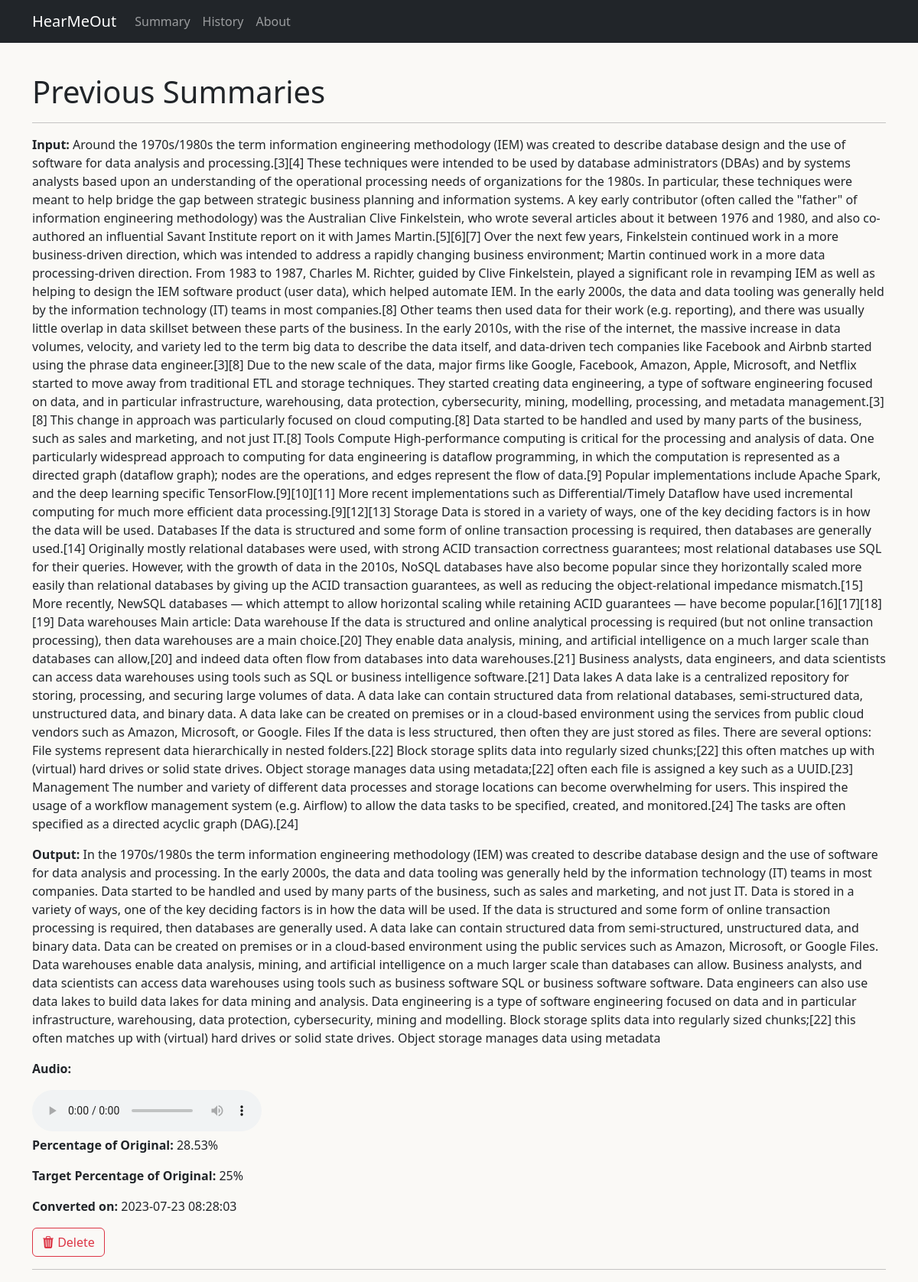
The app's page /history with its own data.
### tables this page shows
CREATE TABLE conversions (
id INTEGER PRIMARY KEY,
input TEXT NOT NULL,
output TEXT NOT NULL,
timestamp BIGINT NOT NULL,
audio VARCHAR(255),
performance REAL,
input_percent INTEGER);

### server.py (the view)
@app.route("/history")
def history():
    conn = db_connection()
    cursor = conn.cursor()
    cursor.execute('SELECT * FROM conversions')
    result = [
        dict(id=row[0],
             input=row[1],
             output=row[2],
             timestamp=format_time(row[3]),
             filename=row[4],
             performance=row[5],
             input_percent=row[6])
        for row in cursor.fetchall()
    ]
    return render_template("history.html", past_conversions=result, page_name="History")

### server.py (called while the page is built)
def db_connection():
    conn = None
    try:
        conn = sqlite3.connect('database.db')
    except sqlite3.error as e:
        print(e)
    return conn

def format_time(timestamp):
    formatted = datetime.fromtimestamp(timestamp).strftime('%Y-%m-%d %H:%M:%S')
    return formatted

### templates/history.html (shortened to what this page needs)
{% extends 'base.html' %}
{% block content %}
    <h1>Previous Summaries</h1>
    <hr>
    {% for conv in past_conversions %}
    <div>
        <p><b>Input:</b> {{ conv.input }}</p>
        <p><b>Output:</b> {{ conv.output }}</p>
        {% if conv.filename %}
            <p><b>Audio:</b></p>
            <audio controls src="{{ url_for('static', filename='audio/') }}{{ conv.filename }}.mp3">
            </audio>
        {% endif %}
        <p><b>Percentage of Original:</b> {{ conv.performance }}%</p>
        {% if conv.input_percent %}
            <p><b>Target Percentage of Original:</b> {{ conv.input_percent }}%</p>
        {% endif %}
        <p><b>Converted on:</b> {{ conv.timestamp }}</p>
        <button type="button" class="btn btn-outline-danger" data-bs-toggle="modal" data-bs-target="#exampleModalCenter">
            <span class="bi bi-trash3-fill"></span>&nbsp;Delete
        </button>
    </div>
    <hr>
    {% endfor %}
{% endblock %}

### templates/base.html (shortened to what this page needs)
<!DOCTYPE html>
<html lang="en">
<head>
    <link href="https://cdn.jsdelivr.net/npm/bootstrap@5.3.0/dist/css/bootstrap.min.css" rel="stylesheet">
    <link rel="stylesheet" href="https://cdn.jsdelivr.net/npm/bootstrap-icons@1.10.5/font/bootstrap-icons.css">
    <link href="{{ url_for('static', filename='style.css') }}" rel="stylesheet" type="text/css">
</head>
<body>
    <nav class="navbar fixed-top navbar-expand-lg navbar-dark bg-dark">
        <div class="container">
          <a class="navbar-brand" href="/">HearMeOut</a>
          <div class="collapse navbar-collapse" id="navbarsExample07">
            <ul class="navbar-nav mr-auto">
              <li class="nav-item active">
                <a class="nav-link" href="/summariser">Summary</a>
              </li>
              <li class="nav-item">
                <a class="nav-link" href="/history">History</a>
              </li>
              <li class="nav-item">
                <a class="nav-link" href="/about">About</a>
              </li>
          </div>
        </div>
      </nav>
    <br>
    <br>
    <div class="container mt-5">
        {% block content %}{% endblock %}
    </div>
  </body>
</html>

### static/style.css (style rules this page uses)
body { background-color: #FAF9F6 }

### records on screen
conversions: input "Around the 1970s/1980s the term information engineering methodology (IEM) was created to describe database design and the use of software for data analysis and processing.[3][4] These techniques were intended to be used by database administrators (DBAs) and by systems analysts based upon an understanding of the operational processing needs of organizations for the 1980s. In particular, these techniques were meant to help bridge the gap between strategic business planning and information systems. A key early contributor (often called the \"father\" of information engineering methodology) was the Australian Clive Finkelstein, who wrote several articles about it between 1976 and 1980, and also…", output "In the 1970s/1980s the term information engineering methodology (IEM) was created to describe database design and the use of software for data analysis and processing. In the early 2000s, the data and data tooling was generally held by the information technology (IT) teams in most companies. Data started to be handled and used by many parts of the business, such as sales and marketing, and not just IT. Data is stored in a variety of ways, one of the key deciding factors is in how the data will be used. If the data is structured and some form of online transaction processing is required, then databases are generally used. A data lake can contain structured data from semi-structured,…", performance "28.53", input_percent "25", timestamp "2023-07-23 08:28:03"
